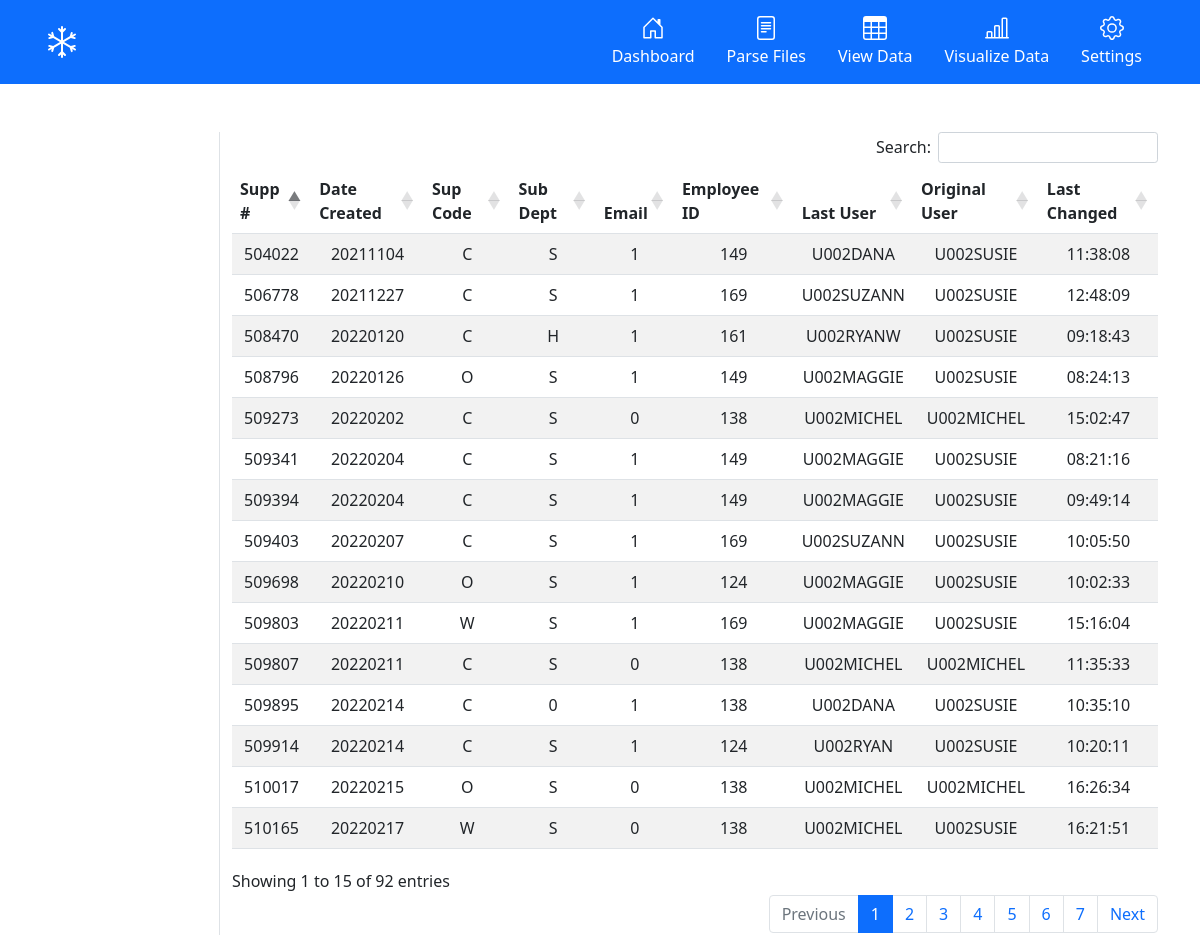
Page /sheets on the committed database.
### tables this page shows
CREATE TABLE calls(
                                    support_number TEXT, 
                                    date_created TEXT, 
                                    sup_code TEXT,
                                    sub_dept TEXT,
                                    email TEXT,
                                    employee_id TEXT, 
                                    last_user TEXT, 
                                    original_user TEXT, 
                                    time_last_changed TEXT,
                                    FOREIGN KEY(employee_id) REFERENCES employees(id),
                                    PRIMARY KEY(support_number, date_created));

### src/main.py (the view)
@app.route('/sheets', methods=["GET"])
def sheets():
    return render_template('sheets.html', calls=calls_db.read())

### src/models/call.py (called while the page is built)
    def read(self):
        self.cursor.execute('''
                            SELECT * FROM calls
                            ''')
        return self.cursor.fetchall()

### src/templates/sheets.html (shortened to what this page needs)
{% extends "base.html" %}
{% block content %}
<div class="container">
    <div class="row mt-5">
        <div class="col-2 border-end">
        </div>
        <div class="col-10">
            <table class="table table-striped dataTable text-center" id="sheetTable">
                <thead>
                  <tr>
                    <th scope="col">Supp #</th>
                    <th scope="col">Date Created</th>
                    <th scope="col">Sup Code</th>
                    <th scope="col">Sub Dept</th>
                    <th scope="col">Email</th>
                    <th scope="col">Employee ID</th>
                    <th scope="col">Last User</th>
                    <th scope="col">Original User</th>
                    <th scope="col">Last Changed</th>
                  </tr>
                </thead>
                <tbody>
                  {% for call in calls %}
                  <tr>
                    <td>{{ call[0] }}</td>
                    <td>{{ call[1] }}</td>
                    <td>{{ call[2] }}</td>
                    <td>{{ call[3] }}</td>
                    <td>{{ call[4] }}</td>
                    <td>{{ call[5] }}</td>
                    <td>{{ call[6] }}</td>
                    <td>{{ call[7] }}</td>
                    <td>{{ call[8] }}</td>
                  </tr>
                  {% endfor %}
                </tbody>
              </table>
        </div>
    </div>
</div>
{% endblock %}

### src/templates/base.html (shortened to what this page needs)
<!DOCTYPE html>
<html lang="en">
<head>
    <link href="https://cdn.jsdelivr.net/npm/bootstrap@5.1.3/dist/css/bootstrap.min.css" rel="stylesheet"
>
    <link rel="stylesheet" href="https://cdnjs.cloudflare.com/ajax/libs/animate.css/4.1.1/animate.min.css" />
    <link rel="stylesheet" href="https://cdn.datatables.net/1.11.5/css/dataTables.bootstrap5.min.css">
    <link rel="stylesheet" type="text/css" href="{{ url_for('static',filename='css/styles.css') }}">
</head>
<body>
    <div class="px-3 py-2 bg-primary text-white">
        <div class="container">
            <div class="d-flex flex-wrap align-items-center justify-content-center justify-content-lg-start">
                <a href="/" class="d-flex align-items-center my-2 my-lg-0 me-lg-auto text-white text-decoration-none">
                    <svg class="bi me-2" width="40" height="32" role="img" aria-label="Snowball">
                        <use xlink:href="#snowball"></use>
                    </svg>
                </a>
                <ul class="nav col-12 col-lg-auto my-2 justify-content-center my-md-0 text-small">
                    <li>
                        <a href="/employees" class="nav-link text-white">
                            <svg class="bi d-block mx-auto mb-1" width="24" height="24">
                                <use xlink:href="#home"></use>
                            </svg>
                            Dashboard
                        </a>
                    </li>
                    <li>
                        <a href="/parse" class="nav-link text-white">
                            <svg class="bi d-block mx-auto mb-1" width="24" height="24">
                                <use xlink:href="#file-text"></use>
                            </svg>
                            Parse Files
                        </a>
                    </li>
                    <li>
                        <a href="/sheets" class="nav-link text-white">
                            <svg class="bi d-block mx-auto mb-1" width="24" height="24">
                                <use xlink:href="#table"></use>
                            </svg>
                            View Data
                        </a>
                    </li>
                    <li>
                        <a href="#" class="nav-link text-white">
                            <svg class="bi d-block mx-auto mb-1" width="24" height="24">
                                <use xlink:href="#chart"></use>
                            </svg>
                            Visualize Data
                        </a>
                    </li>
                    <li>
                        <a href="#" class="nav-link text-white">
                            <svg class="bi d-block mx-auto mb-1" width="24" height="24">
                                <use xlink:href="#setting"></use>
                            </svg>
                            Settings
                        </a>
                    </li>
                </ul>
            </div>
        </div>
    </div>
    {% block content %}
    {% endblock %}
</body>
</html>

### src/static/css/styles.css (style rules this page uses)
.bi { vertical-align: -0.125em; pointer-events: none; fill: currentColor; }

### rows in the picture
calls: support_number "509895", date_created "20220214", sup_code "C", sub_dept "0", email "1", employee "138", last_user "U002DANA", original_user "U002SUSIE", time_last_changed "10:35:10"
calls: support_number "508470", date_created "20220120", sup_code "C", sub_dept "H", email "1", employee "161", last_user "U002RYANW", original_user "U002SUSIE", time_last_changed "09:18:43"
calls: support_number "509698", date_created "20220210", sup_code "O", sub_dept "S", email "1", employee "124", last_user "U002MAGGIE", original_user "U002SUSIE", time_last_changed "10:02:33"
calls: support_number "509914", date_created "20220214", sup_code "C", sub_dept "S", email "1", employee "124", last_user "U002RYAN", original_user "U002SUSIE", time_last_changed "10:20:11"
calls: support_number "509807", date_created "20220211", sup_code "C", sub_dept "S", email "0", employee "138", last_user "U002MICHEL", original_user "U002MICHEL", time_last_changed "11:35:33"
calls: support_number "509273", date_created "20220202", sup_code "C", sub_dept "S", email "0", employee "138", last_user "U002MICHEL", original_user "U002MICHEL", time_last_changed "15:02:47"
calls: support_number "510165", date_created "20220217", sup_code "W", sub_dept "S", email "0", employee "138", last_user "U002MICHEL", original_user "U002SUSIE", time_last_changed "16:21:51"
calls: support_number "510017", date_created "20220215", sup_code "O", sub_dept "S", email "0", employee "138", last_user "U002MICHEL", original_user "U002MICHEL", time_last_changed "16:26:34"
calls: support_number "509341", date_created "20220204", sup_code "C", sub_dept "S", email "1", employee "149", last_user "U002MAGGIE", original_user "U002SUSIE", time_last_changed "08:21:16"
calls: support_number "508796", date_created "20220126", sup_code "O", sub_dept "S", email "1", employee "149", last_user "U002MAGGIE", original_user "U002SUSIE", time_last_changed "08:24:13"
calls: support_number "509394", date_created "20220204", sup_code "C", sub_dept "S", email "1", employee "149", last_user "U002MAGGIE", original_user "U002SUSIE", time_last_changed "09:49:14"
calls: support_number "504022", date_created "20211104", sup_code "C", sub_dept "S", email "1", employee "149", last_user "U002DANA", original_user "U002SUSIE", time_last_changed "11:38:08"
calls: support_number "509403", date_created "20220207", sup_code "C", sub_dept "S", email "1", employee "169", last_user "U002SUZANN", original_user "U002SUSIE", time_last_changed "10:05:50"
calls: support_number "506778", date_created "20211227", sup_code "C", sub_dept "S", email "1", employee "169", last_user "U002SUZANN", original_user "U002SUSIE", time_last_changed "12:48:09"
calls: support_number "509803", date_created "20220211", sup_code "W", sub_dept "S", email "1", employee "169", last_user "U002MAGGIE", original_user "U002SUSIE", time_last_changed "15:16:04"
